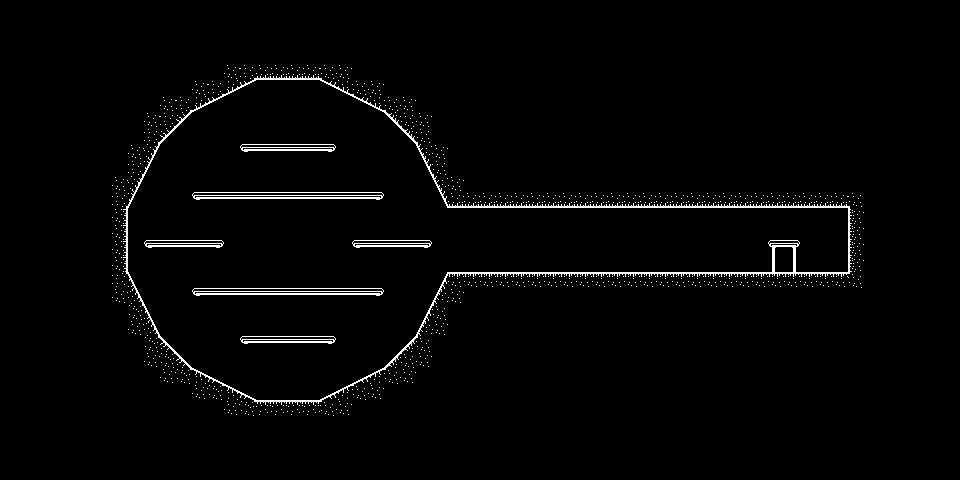

Below is a game level as drawn by its tile map, then a one-line description and the .tmx that defines it (tile-layer data replaced by summaries):
An orthogonal 60x30 tile map with 16x16 px tiles, 1 tile layer (Tiles) and 30 objects (3x Lamp, ReturnPortal, EndDialog, Start).

<map version="1.10" tiledversion="1.10.2" orientation="orthogonal" renderorder="right-down" compressionlevel="2" width="60" height="30" tilewidth="16" tileheight="16" infinite="0" nextlayerid="6" nextobjectid="43">
 <tileset firstgid="1" source="amproject.tsx" />
 <layer id="1" name="Tiles" width="60" height="30">
  <data>[1800 cells, 208 non-empty, 24 distinct tile ids]</data>
 </layer>
 <objectgroup id="5" name="Oneways">
  <object id="26" x="240" y="336" width="96" height="8" />
  <object id="30" x="192" y="288" width="192" height="8" />
  <object id="31" x="192" y="192" width="192" height="8" />
  <object id="33" x="144" y="240" width="80" height="8" />
  <object id="34" x="240" y="144" width="96" height="8" />
  <object id="35" x="352" y="240" width="80" height="8" />
 </objectgroup>
 <objectgroup id="2" name="Objects">
  <object id="12" name="Lamp" x="148" y="312">
   <properties>
    <property name="angle" type="float" value="-60" />
    <property name="class" value="lamp" />
    <property name="radius" type="float" value="150" />
   </properties>
   <point />
  </object>
  <object id="27" name="Lamp" x="428" y="312">
   <properties>
    <property name="angle" type="float" value="60" />
    <property name="class" value="lamp" />
    <property name="radius" type="float" value="150" />
   </properties>
   <point />
  </object>
  <object id="28" name="Lamp" x="288" y="80">
   <properties>
    <property name="angle" type="float" value="180" />
    <property name="class" value="lamp" />
    <property name="radius" type="float" value="150" />
   </properties>
   <point />
  </object>
  <object id="40" name="ReturnPortal" x="784" y="256">
   <properties>
    <property name="class" value="scenePortal" />
    <property name="scene" value="LevelLobby" />
   </properties>
   <point />
  </object>
  <object id="42" name="EndDialog" x="101.678" y="814.859">
   <properties>
    <property name="class" value="dialog" />
    <property name="dialog" value="Dialog/end" />
   </properties>
   <point />
  </object>
 </objectgroup>
 <objectgroup id="3" name="Start">
  <object id="1" name="Start" x="784" y="272">
   <point />
  </object>
 </objectgroup>
 <objectgroup id="4" name="Grounds">
  <object id="2" x="448" y="272" width="400" height="16" />
  <object id="7" x="192" y="112">
   <polygon points="0,0 64,-32 0,-32" />
  </object>
  <object id="8" x="256" y="400" width="64" height="16" />
  <object id="9" x="112" y="208" width="16" height="64" />
  <object id="10" x="256" y="64" width="64" height="16" />
  <object id="11" x="448" y="192" width="400" height="16" />
  <object id="15" x="192" y="112">
   <polygon points="0,0 -32,32 -32,0" />
  </object>
  <object id="16" x="128" y="208">
   <polygon points="0,0 32,-64 0,-64" />
  </object>
  <object id="17" x="384" y="112">
   <polygon points="0,0 -64,-32 0,-32" />
  </object>
  <object id="18" x="384" y="112">
   <polygon points="0,0 32,32 32,0" />
  </object>
  <object id="19" x="448" y="208">
   <polygon points="0,0 -32,-64 0,-64" />
  </object>
  <object id="20" x="384" y="368">
   <polygon points="0,0 -64,32 0,32" />
  </object>
  <object id="21" x="384" y="368">
   <polygon points="0,0 32,-32 32,0" />
  </object>
  <object id="22" x="448" y="272">
   <polygon points="0,0 -32,64 0,64" />
  </object>
  <object id="23" x="192" y="368">
   <polygon points="0,0 64,32 0,32" />
  </object>
  <object id="24" x="192" y="368">
   <polygon points="0,0 -32,-32 -32,0" />
  </object>
  <object id="25" x="128" y="272">
   <polygon points="0,0 32,64 0,64" />
  </object>
  <object id="36" x="848" y="208" width="16" height="64" />
 </objectgroup>
</map>
